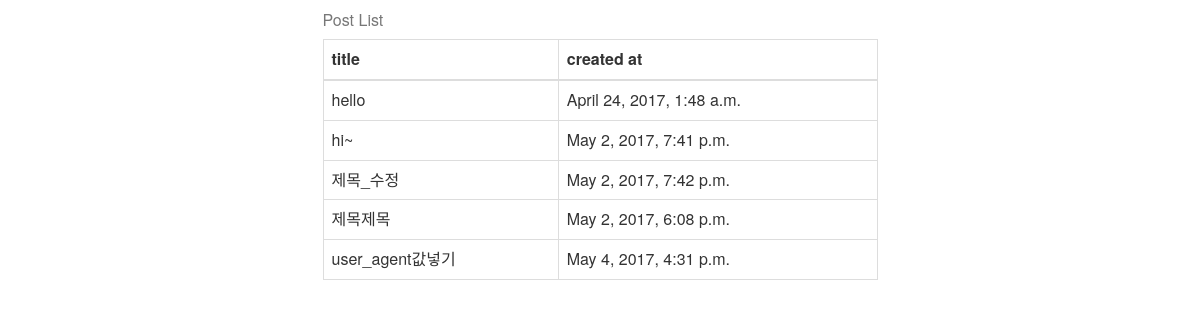
The app's page /dojo/, older data.
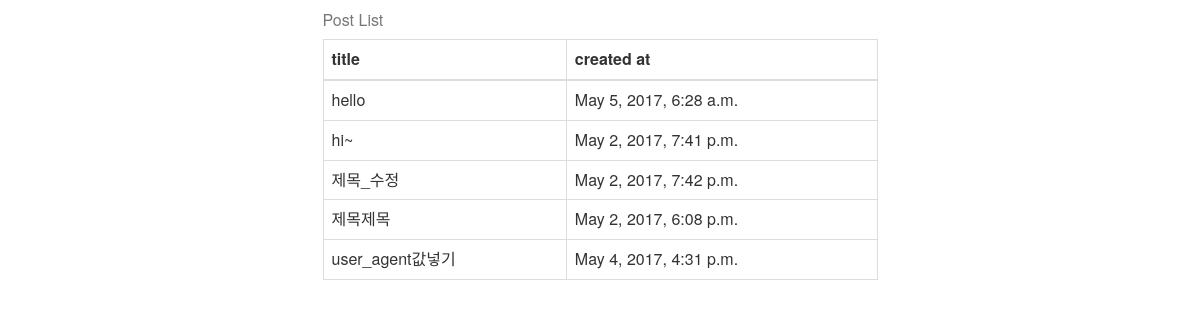
The same page, newer data.
### dojo/models.py (models this page shows)
class Post(models.Model):
    title = models.CharField(max_length=100, validators=[min_length_3_validator])
    content = models.TextField()
    user_agent = models.CharField(max_length=200)
    ip = models.CharField(max_length=15)
    created_at = models.DateTimeField(auto_now_add=True)
    updated_at = models.DateTimeField(auto_now=True)

### dojo/templates/dojo/post_list.html (shortened to what this page needs)
{% load bootstrap3 staticfiles %}
{% bootstrap_css %}
<div class="container">
    <div class="row">
        <div class="col-md-6 col-md-offset-3">
            <table class="table table-bordered table-hover">
            <caption>Post List</caption>
            <thead>
                <tr>
                 <th>title</th>
                    <th>created at</th>
                 </tr>
             </thead>
            <tbody>
            {% for post in post_list %}
                <tr>
                    <td>{{ post.title }}</td>
                    <td>{{ post.updated_at }}</td>
                 </tr>
             {% endfor %}
     </tbody>
</table>
        </div>
    </div>
</div>

Row changes from the older to the newer data that the page shows:
changed Post "hello": updated_at "April 24, 2017, 1:48 a.m." → "May 5, 2017, 6:28 a.m."
